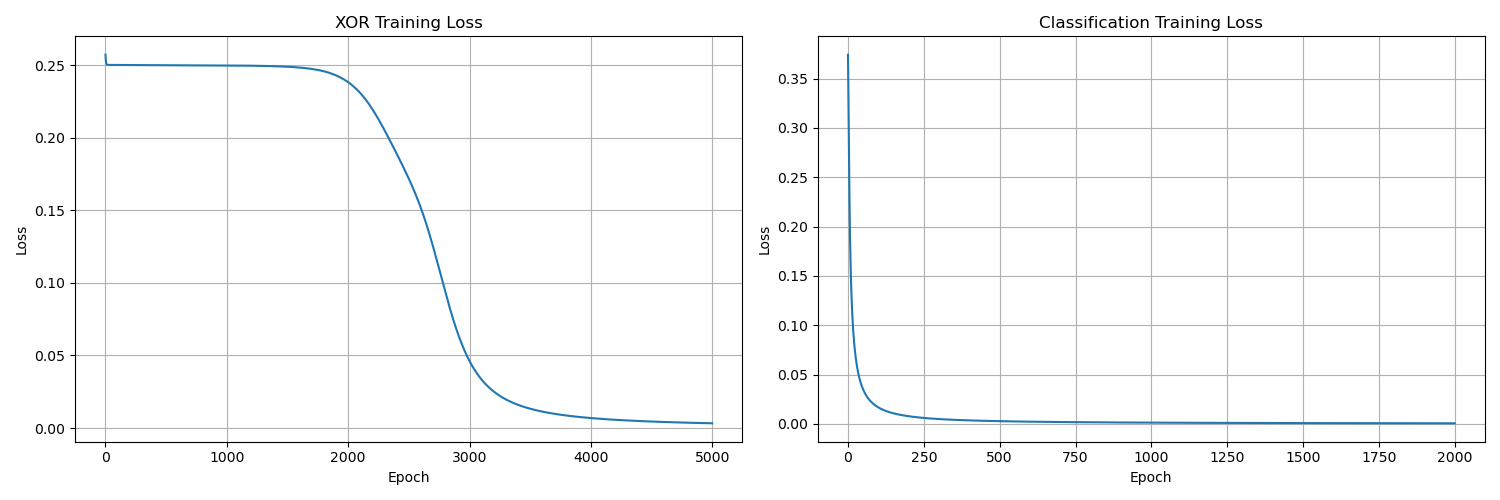

Write the Python code that produced this figure.
# Write a Python program to implement backpropagation with:
# - Input layer
# - At least one hidden layer
# - Output layer

import numpy as np
import matplotlib.pyplot as plt

class NeuralNetwork:
    def __init__(self, input_size, hidden_size, output_size, learning_rate=0.1):
        """
        Initialize neural network with random weights and biases
        
        Args:
            input_size: Number of input neurons
            hidden_size: Number of hidden neurons
            output_size: Number of output neurons
            learning_rate: Learning rate for gradient descent
        """
        self.input_size = input_size
        self.hidden_size = hidden_size
        self.output_size = output_size
        self.learning_rate = learning_rate
        
        # Initialize weights with small random values
        # Weights from input to hidden layer
        self.W1 = np.random.randn(self.input_size, self.hidden_size) * 0.5
        # Weights from hidden to output layer
        self.W2 = np.random.randn(self.hidden_size, self.output_size) * 0.5
        
        # Initialize biases
        self.b1 = np.zeros((1, self.hidden_size))
        self.b2 = np.zeros((1, self.output_size))
        
        # Store training history
        self.loss_history = []
    
    def sigmoid(self, x):
        """Sigmoid activation function"""
        # Clip x to prevent overflow
        x = np.clip(x, -500, 500)
        return 1 / (1 + np.exp(-x))
    
    def sigmoid_derivative(self, x):
        """Derivative of sigmoid function"""
        return x * (1 - x)
    
    def forward_propagation(self, X):
        """
        Forward pass through the network
        
        Args:
            X: Input data (samples x features)
        
        Returns:
            Output of the network
        """
        # Input to hidden layer
        self.z1 = np.dot(X, self.W1) + self.b1
        self.a1 = self.sigmoid(self.z1)
        
        # Hidden to output layer
        self.z2 = np.dot(self.a1, self.W2) + self.b2
        self.a2 = self.sigmoid(self.z2)
        
        return self.a2
    
    def backward_propagation(self, X, y, output):
        """
        Backward pass to compute gradients and update weights
        
        Args:
            X: Input data
            y: True labels
            output: Network output from forward pass
        """
        m = X.shape[0]  # Number of samples
        
        # Calculate output layer error
        output_error = output - y
        output_delta = output_error * self.sigmoid_derivative(output)
        
        # Calculate hidden layer error
        hidden_error = output_delta.dot(self.W2.T)
        hidden_delta = hidden_error * self.sigmoid_derivative(self.a1)
        
        # Update weights and biases
        # Output layer weights and biases
        self.W2 -= self.learning_rate * self.a1.T.dot(output_delta) / m
        self.b2 -= self.learning_rate * np.sum(output_delta, axis=0, keepdims=True) / m
        
        # Hidden layer weights and biases
        self.W1 -= self.learning_rate * X.T.dot(hidden_delta) / m
        self.b1 -= self.learning_rate * np.sum(hidden_delta, axis=0, keepdims=True) / m
    
    def compute_loss(self, y_true, y_pred):
        """Compute mean squared error loss"""
        return np.mean((y_true - y_pred) ** 2)
    
    def train(self, X, y, epochs=1000, print_every=100):
        """
        Train the neural network
        
        Args:
            X: Training input data
            y: Training labels
            epochs: Number of training epochs
            print_every: Print loss every N epochs
        """
        for epoch in range(epochs):
            # Forward propagation
            output = self.forward_propagation(X)
            
            # Compute loss
            loss = self.compute_loss(y, output)
            self.loss_history.append(loss)
            
            # Backward propagation
            self.backward_propagation(X, y, output)
            
            # Print progress
            if epoch % print_every == 0:
                print(f"Epoch {epoch}, Loss: {loss:.6f}")
    
    def predict(self, X):
        """Make predictions on new data"""
        return self.forward_propagation(X)
    
    def plot_loss(self):
        """Plot training loss over time"""
        plt.figure(figsize=(10, 6))
        plt.plot(self.loss_history)
        plt.title('Training Loss Over Time')
        plt.xlabel('Epoch')
        plt.ylabel('Loss')
        plt.grid(True)
        plt.show()

# Example usage and testing
def create_xor_dataset():
    """Create XOR dataset for testing"""
    X = np.array([[0, 0],
                  [0, 1],
                  [1, 0],
                  [1, 1]])
    y = np.array([[0],
                  [1],
                  [1],
                  [0]])
    return X, y

def create_classification_dataset():
    """Create a simple 2D classification dataset"""
    np.random.seed(42)
    
    # Generate two classes of data
    class1 = np.random.randn(50, 2) + np.array([2, 2])
    class2 = np.random.randn(50, 2) + np.array([-2, -2])
    
    X = np.vstack([class1, class2])
    y = np.vstack([np.ones((50, 1)), np.zeros((50, 1))])
    
    return X, y

def main():
    print("Neural Network with Backpropagation Demo")
    print("=" * 50)
    
    # Example 1: XOR Problem
    print("\n1. Training on XOR Dataset:")
    print("-" * 30)
    
    X_xor, y_xor = create_xor_dataset()
    
    # Create and train network
    nn_xor = NeuralNetwork(input_size=2, hidden_size=4, output_size=1, learning_rate=1.0)
    nn_xor.train(X_xor, y_xor, epochs=5000, print_every=1000)
    
    # Test predictions
    print("\nXOR Predictions:")
    predictions = nn_xor.predict(X_xor)
    for i, (input_val, target, pred) in enumerate(zip(X_xor, y_xor, predictions)):
        print(f"Input: {input_val}, Target: {target[0]:.0f}, Prediction: {pred[0]:.4f}")
    
    # Example 2: 2D Classification
    print("\n\n2. Training on 2D Classification Dataset:")
    print("-" * 40)
    
    X_class, y_class = create_classification_dataset()
    
    # Create and train network
    nn_class = NeuralNetwork(input_size=2, hidden_size=8, output_size=1, learning_rate=0.5)
    nn_class.train(X_class, y_class, epochs=2000, print_every=400)
    
    # Test accuracy
    predictions = nn_class.predict(X_class)
    predicted_classes = (predictions > 0.5).astype(int)
    accuracy = np.mean(predicted_classes == y_class)
    print(f"\nClassification Accuracy: {accuracy:.2%}")
    
    # Plot loss curves
    print("\nPlotting training loss curves...")
    
    plt.figure(figsize=(15, 5))
    
    plt.subplot(1, 2, 1)
    plt.plot(nn_xor.loss_history)
    plt.title('XOR Training Loss')
    plt.xlabel('Epoch')
    plt.ylabel('Loss')
    plt.grid(True)
    
    plt.subplot(1, 2, 2)
    plt.plot(nn_class.loss_history)
    plt.title('Classification Training Loss')
    plt.xlabel('Epoch')
    plt.ylabel('Loss')
    plt.grid(True)
    
    plt.tight_layout()
    plt.show()

if __name__ == "__main__":
    main()
